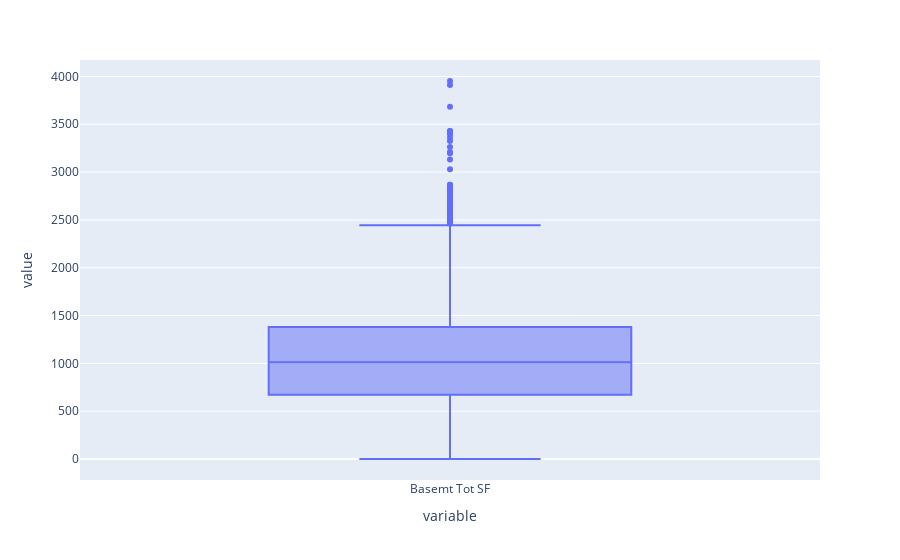

Notebook code for this chart:
### Code cell
fig = make_subplots(rows=1, cols=2)
fig = px.box(X, y=["Basemt Tot SF"])
fig.show()

### Figure 1 — Plotly figure (JSON) as saved in the notebook; plotly's stock layout.template omitted (floating-point values rounded to 4 significant figures; data arrays with more than 128 entries replaced by an {"elided": "..."} marker saying what was removed)
{"data": [{"alignmentgroup": "True", "hovertemplate": "variable=%{x}<br>value=%{y}<extra></extra>", "legendgroup": "", "marker": {"color": "#636efa"}, "name": "", "notched": false, "offsetgroup": "", "orientation": "v", "showlegend": false, "type": "box", "x": {"elided": "7080 str values"}, "x0": " ", "xaxis": "x", "y": {"elided": "7080 int values"}, "y0": " ", "yaxis": "y"}], "layout": {"boxmode": "group", "legend": {"tracegroupgap": 0}, "margin": {"t": 60}, "xaxis": {"anchor": "y", "domain": [0, 1], "title": {"text": "variable"}}, "yaxis": {"anchor": "x", "domain": [0, 1], "title": {"text": "value"}}}}
